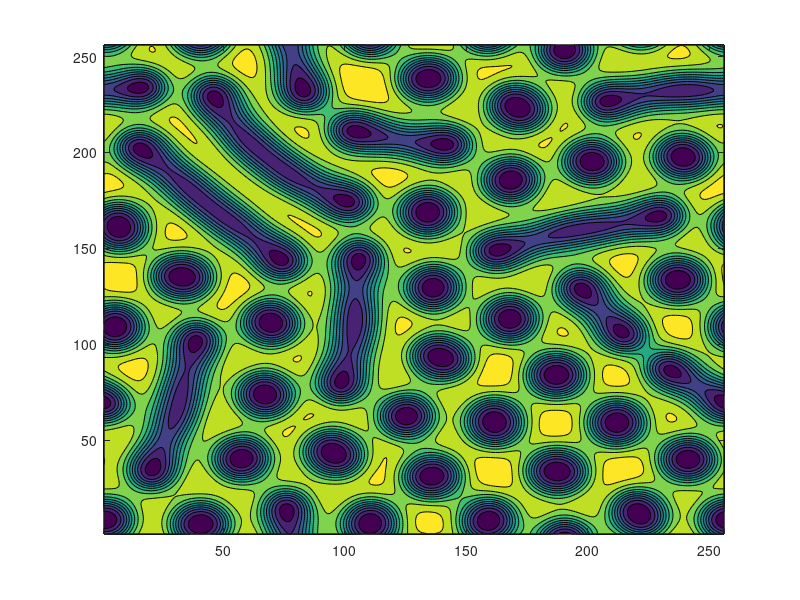

This chart was generated by the following MATLAB code:
clear all
load pro_0.txt -ascii
load pro_1.txt -ascii
load pro_2.txt -ascii
load pro_3.txt -ascii

A=[pro_0 pro_1 ;...
   pro_2 pro_3];

contourf(A)
